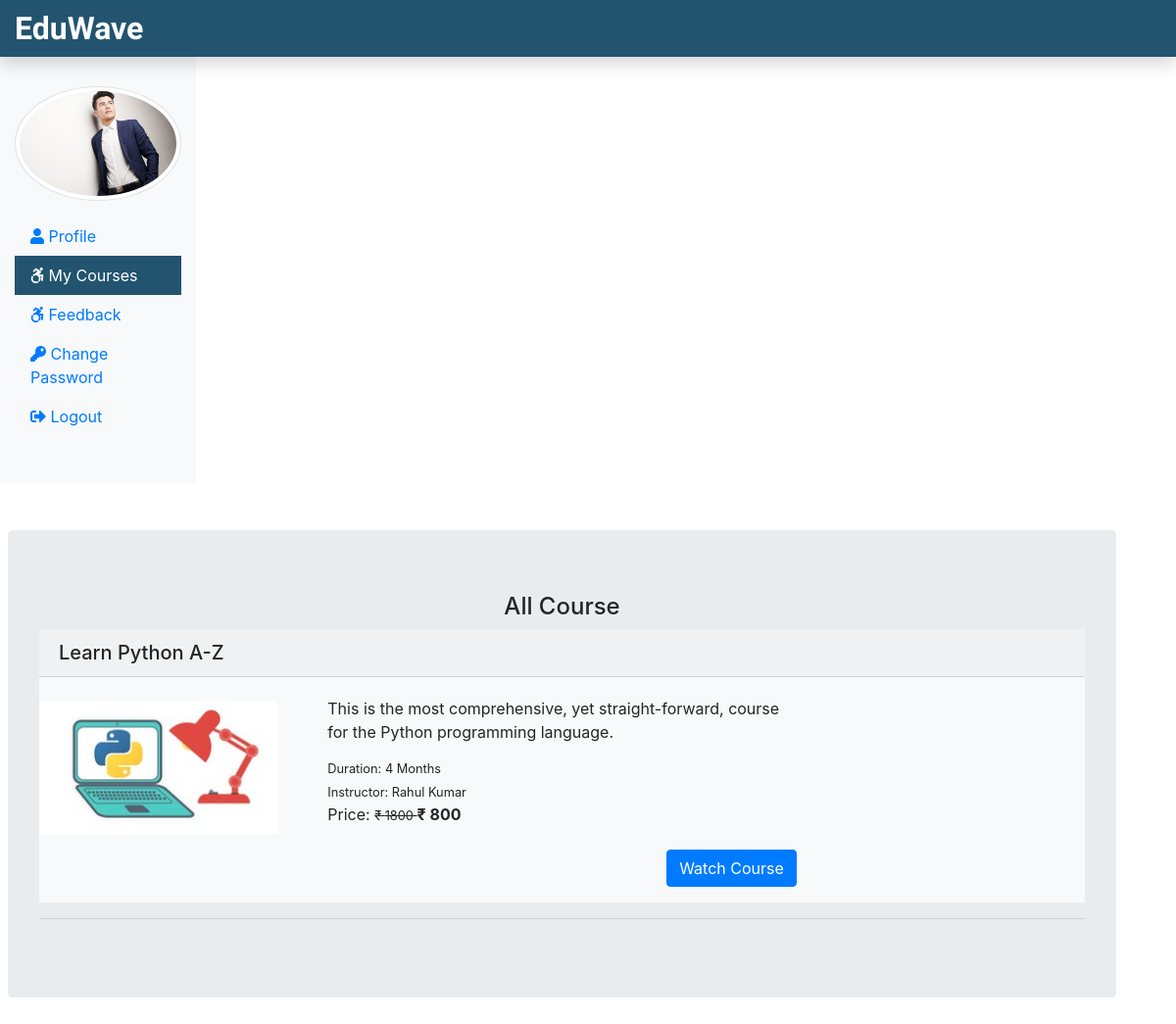
Page /Student/myCourse.php (signed in) on the earlier database version.
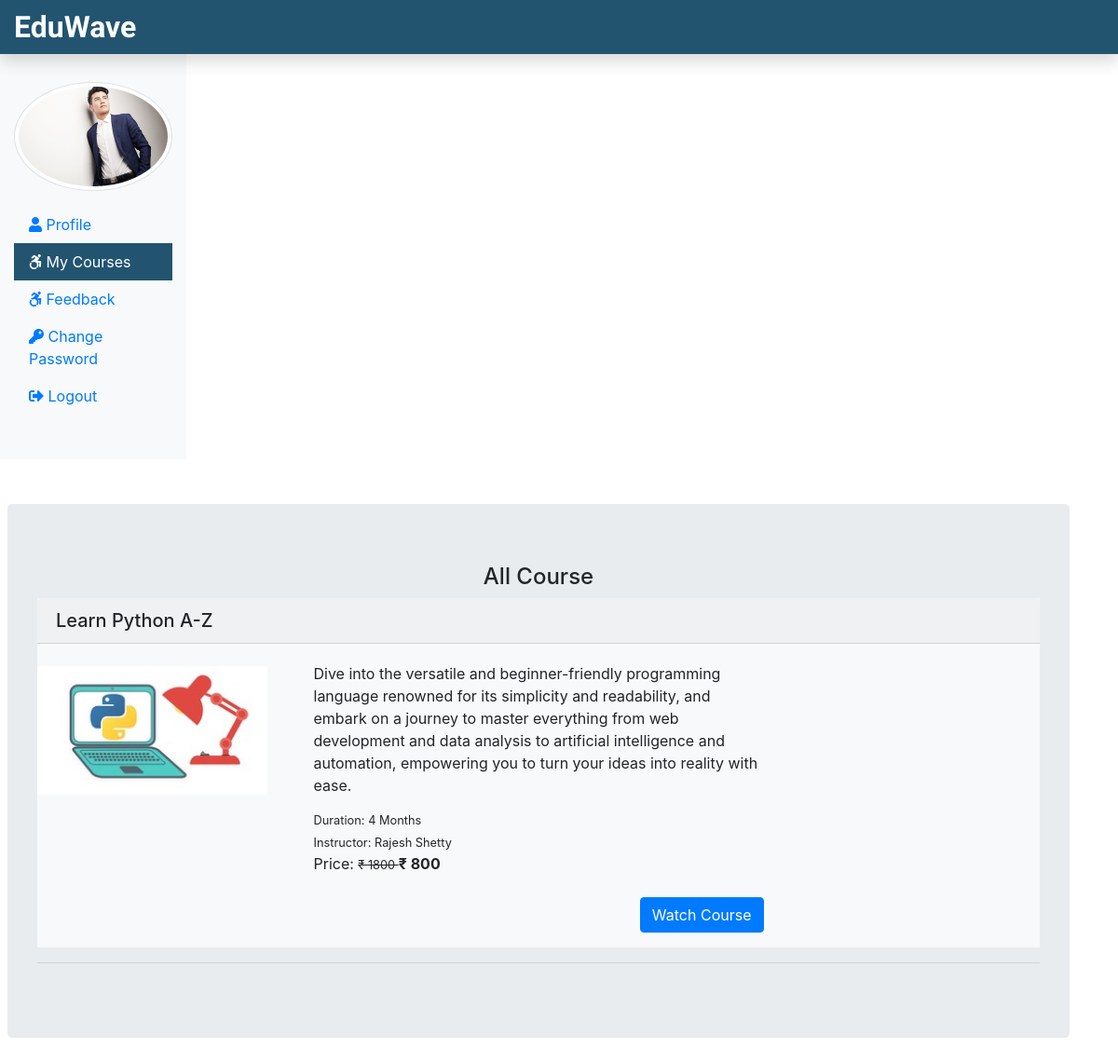
Same page on the later database version.
### tables this page shows
CREATE TABLE `courseorder` (
  `co_id` int(11) NOT NULL,
  `order_id` varchar(255) NOT NULL,
  `stu_email` varchar(255) NOT NULL,
  `course_id` int(11) NOT NULL,
  `status` varchar(255) NOT NULL,
  `respmsg` text NOT NULL,
  `amount` int(11) NOT NULL,
  `order_date` date NOT NULL
);

CREATE TABLE `course` (
  `course_id` int(11) NOT NULL,
  `course_name` text NOT NULL,
  `course_desc` text NOT NULL,
  `course_author` varchar(255) NOT NULL,
  `course_img` text NOT NULL,
  `course_duration` text NOT NULL,
  `course_price` int(11) NOT NULL,
  `course_original_price` int(11) NOT NULL
);

### Student/myCourse.php (the view, shortened to what this page needs)
<?php
include('./stuInclude/header.php');
include_once('../dbConnection.php');
 if(isset($_SESSION['is_login'])){
  $stuLogEmail = $_SESSION['stuLogEmail'];
 } else {
  echo "<script> location.href='../index.php'; </script>";
 }
?>
 <div class="container mt-5 ml-2">
  <div class="row">
   <div class="jumbotron">
    <h4 class="text-center">All Course</h4>
    <?php
   if(isset($stuLogEmail)){
    $sql = "SELECT co.order_id, c.course_id, c.course_name, c.course_duration, c.course_desc, c.course_img, c.course_author, c.course_original_price, c.course_price FROM courseorder AS co JOIN course AS c ON c.course_id = co.course_id WHERE co.stu_email = '$stuLogEmail'";
    $result = $conn->query($sql);
    if($result->num_rows > 0) {
     while($row = $result->fetch_assoc()){ ?>
      <div class="bg-light mb-3">
        <h5 class="card-header"><?php echo $row['course_name']; ?></h5>
          <div class="row">
              <div class="col-sm-3">
                <img src="<?php echo $row['course_img']; ?>" class="card-img-top
                mt-4" alt="pic">
              </div>
              <div class="col-sm-6 mb-3">
                <div class="card-body">
                  <p class="card-title"><?php echo $row['course_desc']; ?></p>
                  <small class="card-text">Duration: <?php echo $row['course_duration']; ?></small><br />
                  <small class="card-text">Instructor: <?php echo $row['course_author']; ?></small><br/>
                  <p class="card-text d-inline">Price: <small><del>&#8377 <?php echo $row['course_original_price'] ?> </del></small> <span class="font-weight-bolder">&#8377 <?php echo $row['course_price']?> <span></p>
                  <a href="watchcourse.php?course_id=<?php echo $row['course_id'] ?>" class="btn btn-primary mt-5 float-right">Watch Course</a>
                </div>
              </div>
          </div>
      </div>
    <?php
     }
    }
   }
    ?>
    <hr/>
   </div>
  </div>
 </div>
 </div>
 <?php
include('./stuInclude/footer.php');
?>

Differences in the rows shown:
changed through a linked row, courseorder "Learn Python A-Z": course.course_desc "This is the most comprehensive, yet straight-forward, course for the Python programming language." → "Dive into the versatile and beginner-friendly programming language renowned for its simplicity and readability, and embark on a journey to master everything from web development and data analysis to artificial intelligence and automation, empowering you to turn your ideas into reality with ease."; course.course_author "Rahul Kumar" → "Rajesh Shetty"
